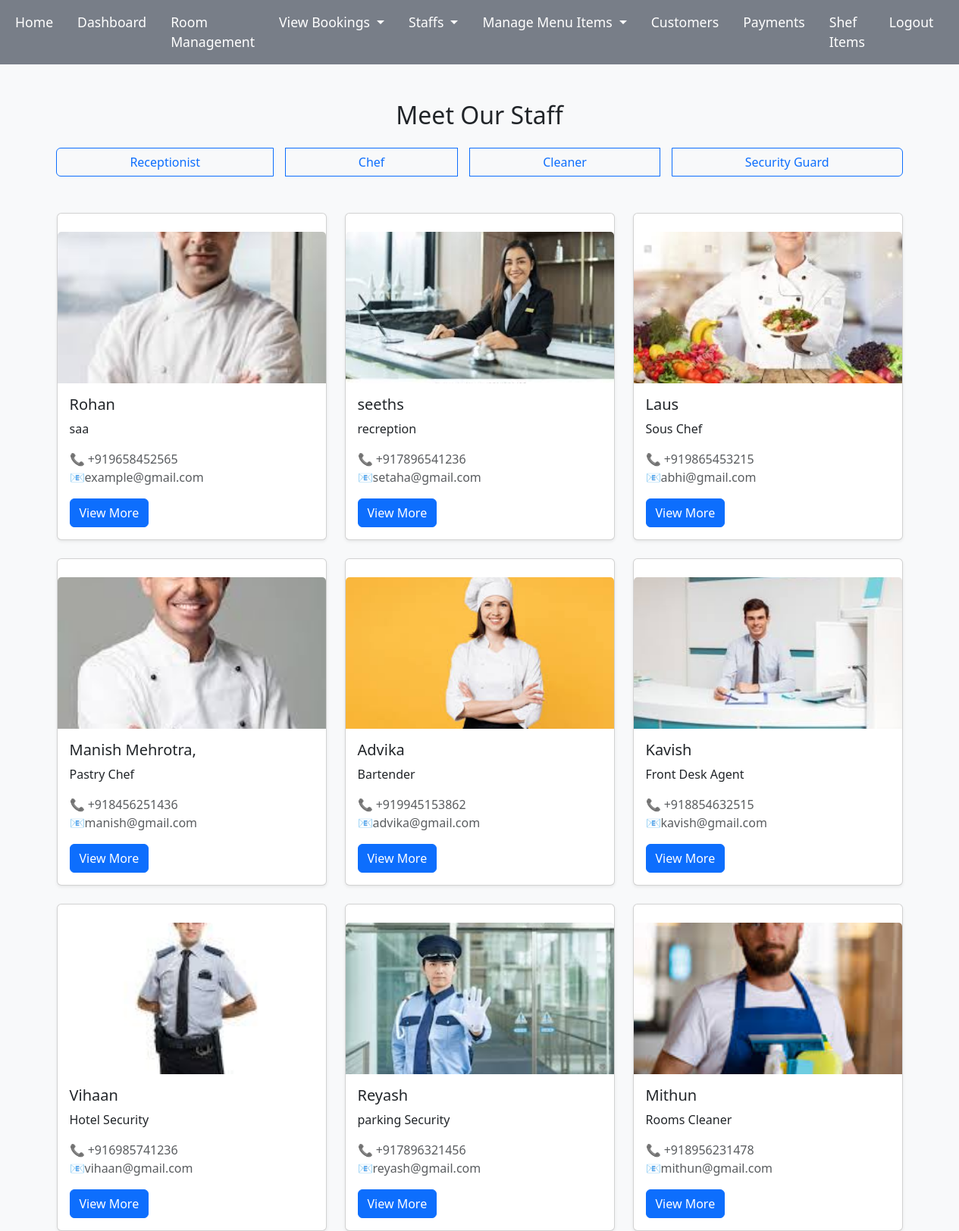
Page /staff.php on the committed database.
### tables this page shows
CREATE TABLE `addstaff` (
  `fullname` varchar(50) DEFAULT NULL,
  `dob` varchar(50) DEFAULT NULL,
  `gender` varchar(50) DEFAULT NULL,
  `phnumber` varchar(50) DEFAULT NULL,
  `email` varchar(50) DEFAULT NULL,
  `paddress` varchar(50) DEFAULT NULL,
  `designation` varchar(50) DEFAULT NULL,
  `dept` varchar(50) DEFAULT NULL,
  `shifttime` varchar(50) DEFAULT NULL,
  `doj` varchar(50) DEFAULT NULL,
  `shiftduration` varchar(50) DEFAULT NULL,
  `shifttype` varchar(50) DEFAULT NULL,
  `photo` varchar(50) DEFAULT NULL,
  `idproof` varchar(50) DEFAULT NULL,
  `note` varchar(50) DEFAULT NULL,
  `id` int(11) NOT NULL
);

### staff.php (the view, shortened to what this page needs)
<?php include("admintab.php"); ?>
<!DOCTYPE html>
<html lang="en">
<head>
   <link href="admin.css" rel="stylesheet">
  <link href="https://cdn.jsdelivr.net/npm/bootstrap@5.3.3/dist/css/bootstrap.min.css" rel="stylesheet">
</head>
<body>
<div class="container text-center my-5">
  <h2>Meet Our Staff</h2>
  <div class="row justify-content-center mt-4">
    <div class="btn-group d-flex flex-wrap justify-content-center gap-3" role="group" aria-label="Hotel Workers">
      <a href="deptreception.php"  class="btn btn-outline-primary">
        Receptionist </a>
    <a href="deptkitchen.php"  class="btn btn-outline-primary" >
       Chef</a>
      <a href="deptmaintain.php" class="btn btn-outline-primary" >
      Cleaner </a>
      <a   href="deptsecurity.php" class="btn btn-outline-primary" >
      Security Guard </a>
    </div>
  </div>
</div>
<form action="" method="post">
<div class="container pt-0">
  <div class="row g-4">
  <?php
      $sql = "SELECT * FROM addstaff";
      $retval = mysqli_query($conn, $sql);
      while ($row = mysqli_fetch_assoc($retval)) {
      ?>
    <div class="col-md-4">
      <div class="card staff-card shadow-sm">
        <br>
      <img src="Staffimages/<?php echo $row['photo'];?>"style="height:200px; object-fit:adjust;" class="card-img-top staff-img" alt="Staff Image">
      <div class="card-body">
          <h5 class="card-title"><?php echo $row['fullname']; ?></h5>
          <p class="card-text"><?php echo $row['designation']; ?></p>
          <p class="text-muted">📞 +91<?php echo $row['phnumber']; ?><br>📧<?php echo $row['email']; ?></p>
          <form action="viewstaffdetails.php" method="POST">
         <button type="submit" class="btn btn-primary" name="view">View More</button>
         </form>
        </div>
      </div>
    </div>
    <?php
     }
      ?>
  </div>
</div>
</form>
</body>
</html>

### staff.php (style rules this page uses)
body { background: #f8f9fa; }
.staff-card { transition: transform 0.2s ease; }
.staff-img { object-fit: cover; height: 250px; }

### rows in the picture
addstaff: photo (picture), fullname "Rohan", designation "saa", phnumber "9658452565", email "example@gmail.com"
addstaff: photo (picture), fullname "seeths", designation "recreption", phnumber "7896541236", email "setaha@gmail.com"
addstaff: photo (picture), fullname "Laus", designation "Sous Chef", phnumber "9865453215", email "abhi@gmail.com"
addstaff: photo (picture), fullname "Manish Mehrotra,", designation "Pastry Chef", phnumber "8456251436", email "manish@gmail.com"
addstaff: photo (picture), fullname "Advika", designation "Bartender", phnumber "9945153862", email "advika@gmail.com"
addstaff: photo (picture), fullname "Kavish", designation "Front Desk Agent", phnumber "8854632515", email "kavish@gmail.com"
addstaff: photo (picture), fullname "Vihaan", designation "Hotel Security", phnumber "6985741236", email "vihaan@gmail.com"
addstaff: photo (picture), fullname "Reyash", designation "parking Security", phnumber "7896321456", email "reyash@gmail.com"
addstaff: photo (picture), fullname "Mithun", designation "Rooms Cleaner", phnumber "8956231478", email "mithun@gmail.com"
